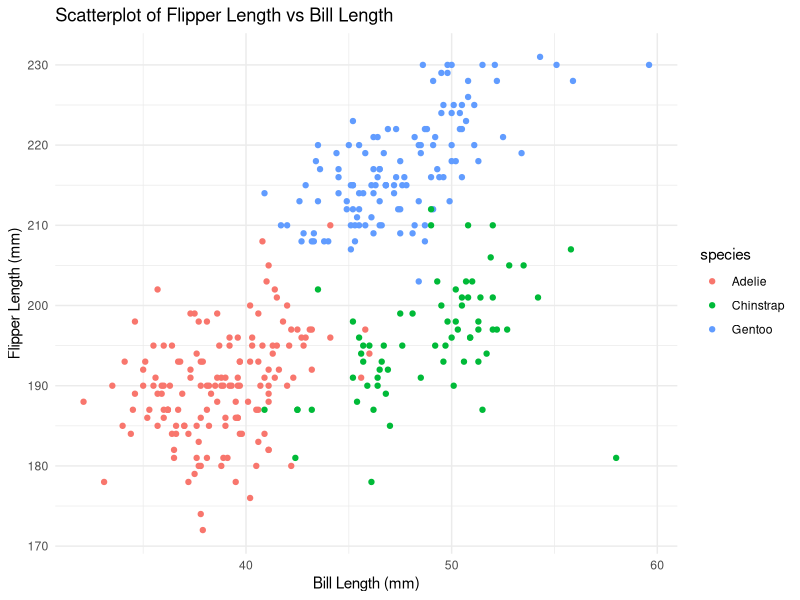
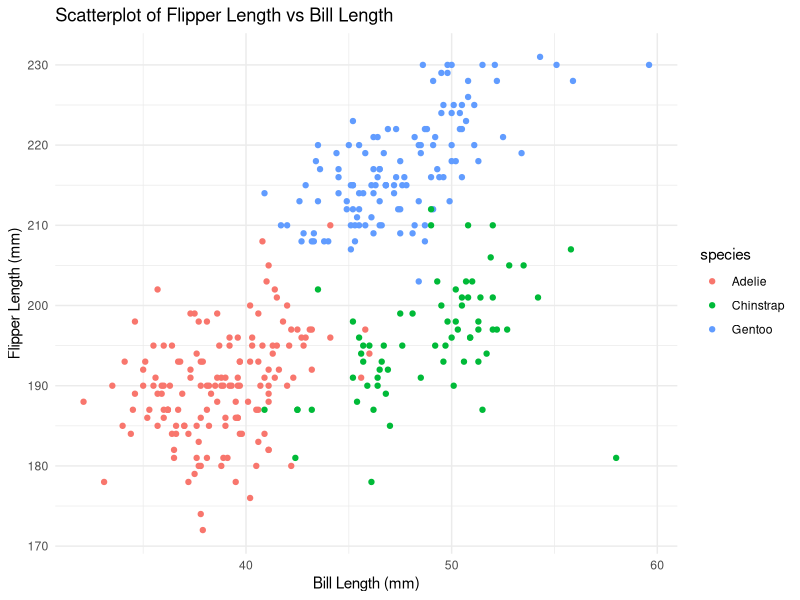

R code for these plots, in order:
## ---- chunk 1
# load the libraries
library(tidyverse)
## ---- chunk 2
# Load the dataset
data("penguins", package = "palmerpenguins")

# Calculate the mean flipper length
mean_flipper_length <- penguins %>%
  pull(flipper_length_mm) %>%
  mean(na.rm = TRUE)
## ---- chunk 3
# Create a scatterplot
ggplot(penguins, aes(x = bill_length_mm, y = flipper_length_mm, color = species)) +
  geom_point() +
  labs(
    title = "Scatterplot of Flipper Length vs Bill Length",
    x = "Bill Length (mm)",
    y = "Flipper Length (mm)"
  ) +
  theme_minimal()

# Export my scatterplot to my project directory
ggsave("scatterplot_flipper_vs_bill.png")
## ---- chunk 4
# Create data frame
problem2_df = tibble (
  vec_numeric= 1:10,
  vec_char = c ("cancer", "recurrence", "demographics", "environment", "genetic", "age", "sex", "ethnicity", "comorbidity", "medication"),
# which element is greater than 0?
  vec_logical= c(TRUE, TRUE, FALSE, TRUE, TRUE, TRUE, FALSE, TRUE, FALSE, FALSE),
  vec_factor = factor(c("small", "medium", "large", "small", "small", "medium", "large", "small", "large", "medium"))
)

problem2_df

# taking the mean of each variable
# vec_numeric
mean_numeric <- problem2_df %>%
  pull(vec_numeric) %>%
  mean(na.rm = TRUE)
# 5.5

#vec_logical
mean_logical <- problem2_df %>%
  pull(vec_logical) %>%
  mean(na.rm = TRUE)
# 0.6
## ---- chunk 5
logical_as_numeric <- as.numeric(problem2_df$vec_logical)
char_as_numeric <- as.numeric(problem2_df$vec_char)
factor_as_numeric <- as.numeric(problem2_df$vec_factor)
